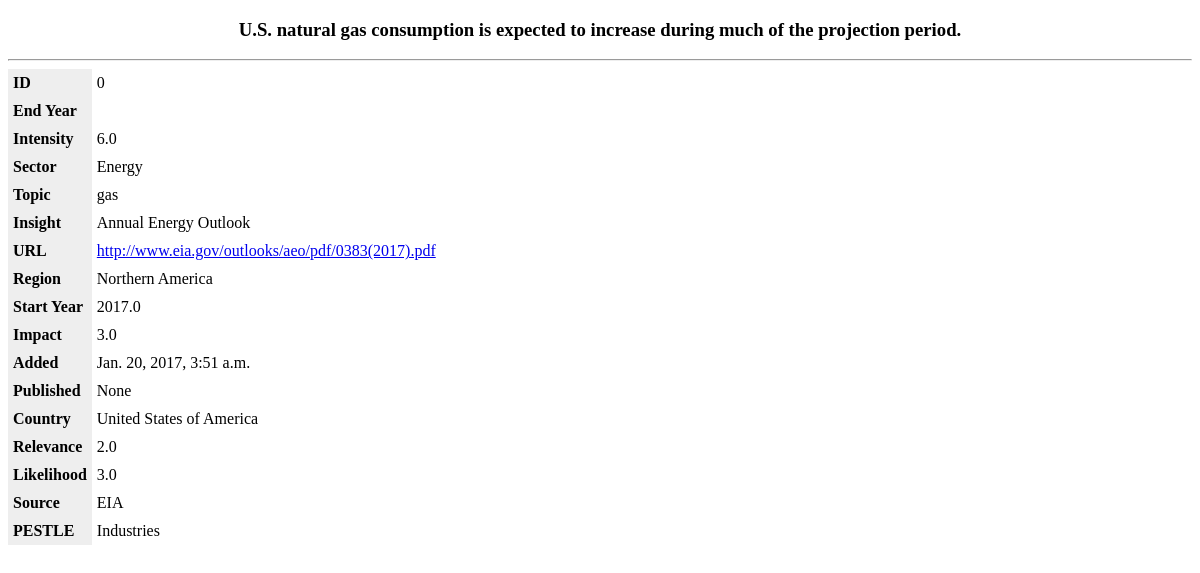
The app's page /get_data/brief-detail/0/ with its own data.
### base/models.py (models this page shows, shortened)
class Data(models.Model):
    id = models.AutoField(primary_key=True, serialize=False)
    end_year = models.FloatField(blank=True, null=True)
    intensity = models.FloatField()
    sector = models.CharField(max_length=255)
    topic = models.CharField(max_length=555)
    insight = models.TextField()
    url = models.URLField(max_length=500)
    region = models.CharField(max_length=255)
    start_year = models.FloatField(blank=True, null=True)
    impact = models.FloatField(blank=True, null=True)
    added = models.DateTimeField()
    published = models.DateTimeField()
    country = models.CharField(max_length=255)
    relevance = models.FloatField()
    pestle = models.CharField(max_length=255)
    source = models.CharField(max_length=255)
    title = models.CharField(max_length=524)
    likelihood = models.FloatField()

### base/views.py (the view)
# urls.py: path('get_data/brief-detail/<int:detail_id>/', views.brief_detail_view, name='brief_detail'),
def brief_detail_view(request, detail_id):
    detail_object = Data.objects.get(id=detail_id)
    return render(request, 'base/brief-detail.html', {'detail_object': detail_object})

### base/templates/base/brief-detail.html (shortened to what this page needs)
<!DOCTYPE html>
<html lang="en">
<head>
</head>
<body>
        <center> <h3>{{detail_object.title}}</h3> </center>
        <hr>
  <div>
    <table>
      <tr>
        <th>ID</th>
        <td>{{detail_object.id}}</td>
      </tr>
      <tr>
        <th>End Year</th>
        <td>{{detail_object.iend_year}}</td>
      </tr>
      <tr>
        <th>Intensity</th>
        <td>{{detail_object.intensity}}</td>
      </tr>
      <tr>
        <th>Sector</th>
        <td>{{detail_object.sector}}</td>
      </tr>
      <tr>
        <th>Topic</th>
        <td>{{detail_object.topic}}</td>
      </tr>
      <tr>
        <th>Insight</th>
        <td>{{detail_object.insight}}</td>
      </tr>
      <tr>
        <th>URL</th>
        <td><a href="{{detail_object.url}}">{{detail_object.url}}</a></td>
      </tr>
      <tr>
        <th>Region</th>
        <td>{{detail_object.region}}</td>
      </tr>
      <tr>
        <th>Start Year</th>
        <td>{{detail_object.start_year}}</td>
      </tr>
      <tr>
        <th>Impact</th>
        <td>{{detail_object.impact}}</td>
      </tr>
      <tr>
        <th>Added</th>
        <td>{{detail_object.added}}</td>
      </tr>
      <tr>
        <th>Published</th>
        <td>{{detail_object.published}}</td>
      </tr>
      <tr>
        <th>Country</th>
        <td>{{detail_object.country}}</td>
      </tr>
      <tr>
        <th>Relevance</th>
        <td>{{detail_object.relevance}}</td>
      </tr>
      <tr>
        <th>Likelihood</th>
        <td>{{detail_object.likelihood}}</td>
      </tr>
      <tr>
        <th>Source</th>
        <td>{{detail_object.source}}</td>
      </tr>
      <tr>
        <th>PESTLE</th>
        <td>{{detail_object.pestle}}</td>
      </tr>
    </table>
  </div>
</body>
</html>

### base/templates/base/brief-detail.html (style rules this page uses)
table, th, td { border-collapse: collapse; cursor:pointer; }
th { text-align: left; background-color: #eee; padding: 5px; }
td { padding: 5px; }

### records on screen
Data: title "U.S. natural gas consumption is expected to increase during much of the projection period.", id "0", intensity "6.0", sector "Energy", topic "gas", insight "Annual Energy Outlook", url "http://www.eia.gov/outlooks/aeo/pdf/0383(2017).pdf", region "Northern America", start_year "2017.0", impact "3.0", added "Jan. 20, 2017, 3:51 a.m.", published "None", country "United States of America", relevance "2.0", likelihood "3.0", source "EIA", pestle "Industries"
